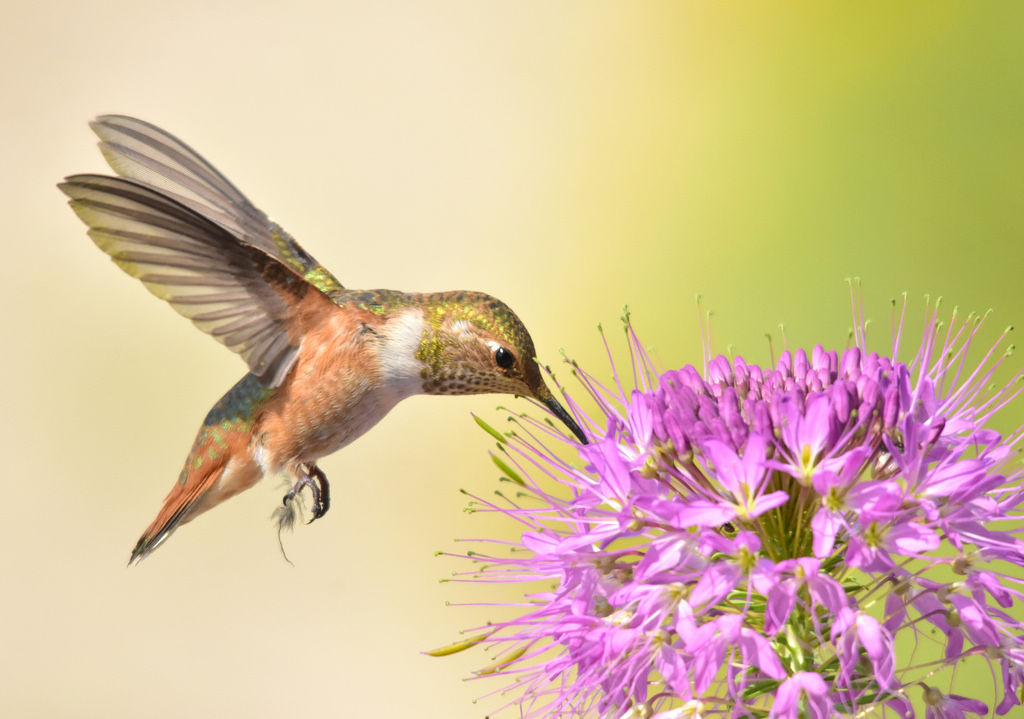
#> input picture experimental/ImageProcessingWithPython/Capitulo1/img/humming.png, 1024 x 719 px
$ python bocetos.py
#> lines starting #> are read from the running program, lines starting #| are printed output that depends on the picture; after the words box and inside, x2 and y2 are one past the last pixel; in counts of white or black regions, pixels touching at a corner belong together
import numpy as np
from skimage.io import imread
from skimage.color import rgb2gray
from skimage import util
from skimage import img_as_float
import matplotlib.pylab as plt
#from medpy.filter.smoothing import anisotropic_diffusion
from skimage.filters import gaussian, threshold_otsu

# Min y Max en una imagen
def normalize(img):
    return (img-np.min(img))/(np.max(img)-np.min(img))

 # Extrae bordes de una imagen
def sketch(img, edges):
    output = np.multiply(img, edges)
    output[output>1]=1
    output[edges==1]=1
    return output

# [7 lines of commented-out code are left out]

def sketch_with_dodge(img):
    orig = img
    blur = gaussian(util.invert(img), sigma=20)
    result = blur / util.invert(orig)
    result[result>1] = 1
    result[orig==1] = 1
    return result

def edges_with_dodge2(img):
    img_blurred = gaussian(util.invert(img), sigma=5)
    output = np.divide(img, util.invert(img_blurred) + 0.001)
    output = normalize(output)
    thresh = threshold_otsu(output)
    output = output > thresh
    return output

def edges_with_DOG(img, k = 200, gamma = 1):
    sigma = 0.5
    output = gaussian(img, sigma=sigma) - gamma*gaussian(img, \
    sigma=k*sigma)
    output[output > 0] = 1
    output[output < 0] = 0
    return output

im = imread('img/humming.png')
#> im is the input picture: shape (719, 1024, 3); mean R, G, B 213.6, 189.4, 153.5
img = rgb2gray(im)
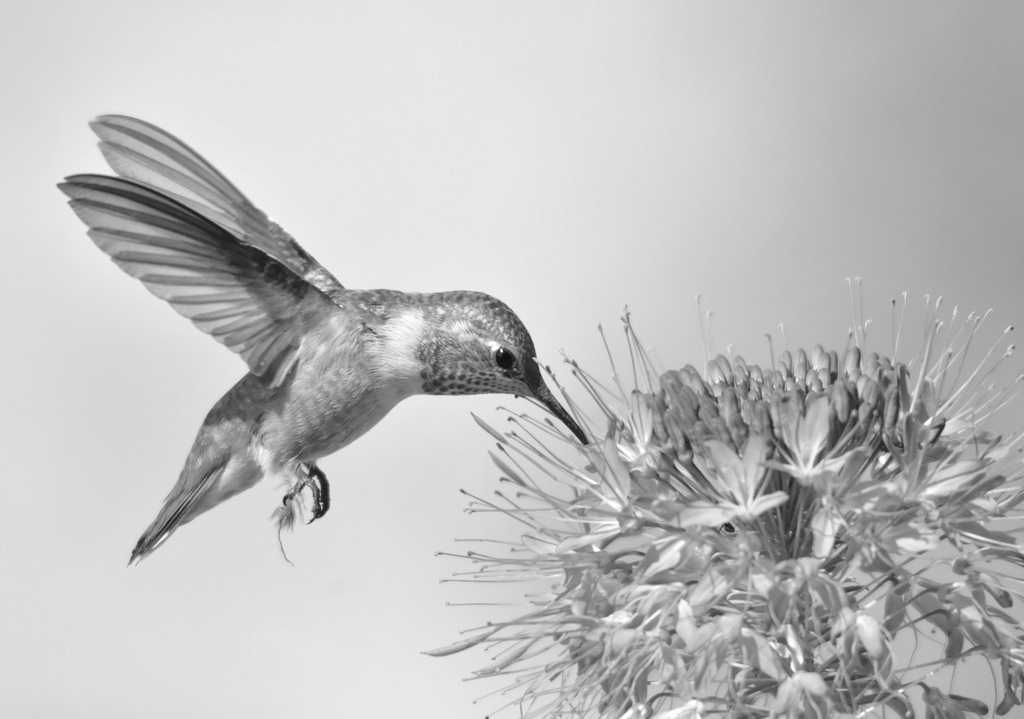
#> img: shape (719, 1024) float64; min 0.0535, max 1, mean 0.753

imgf = edges_with_dodge2(img)
#> in edges_with_dodge2, `img_blurred = gaussian(util.invert(img), sigma=5)`:
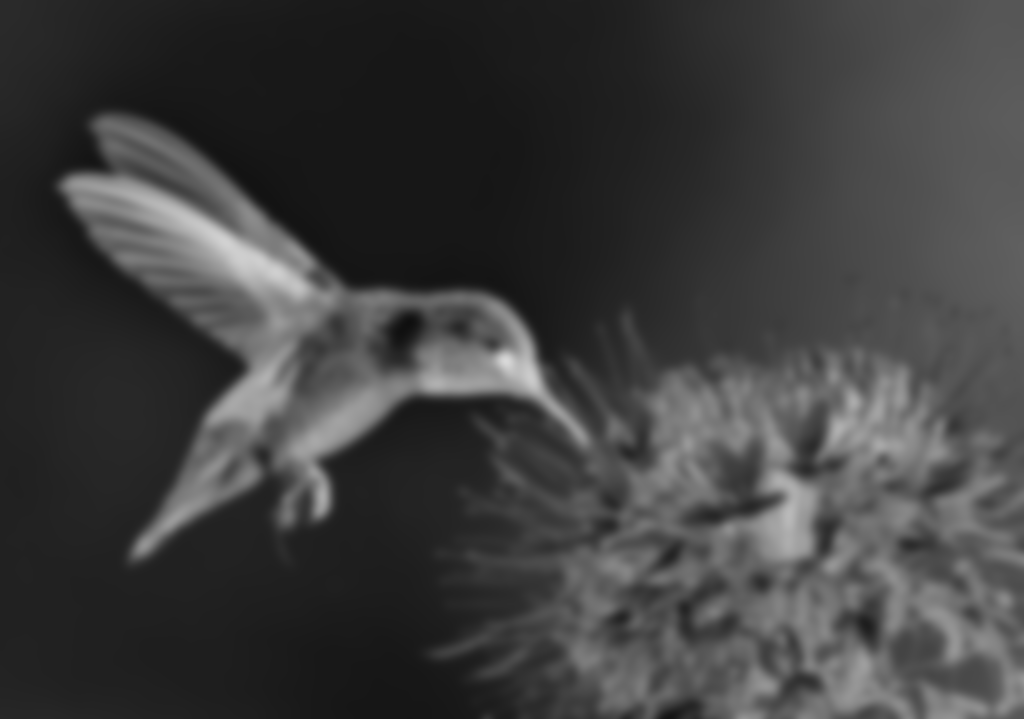
#> img_blurred: shape (719, 1024) float64; min 0.0606, max 0.849, mean 0.247
#> in edges_with_dodge2, `output = np.divide(img, util.invert(img_blurred) + 0.001)`:
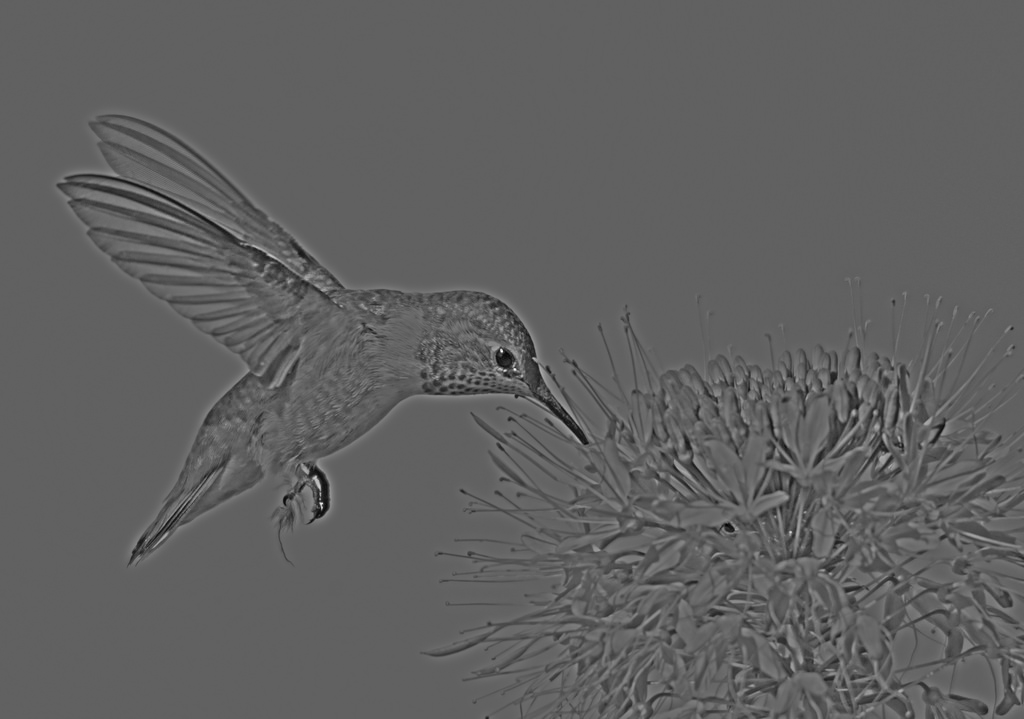
#> output: shape (719, 1024) float64; min 0.158, max 2.36, mean 0.995; drawn with min black and max white
#> in edges_with_dodge2, `thresh = threshold_otsu(output)`: thresh = 0.338
#> in edges_with_dodge2, `output = output > thresh`:
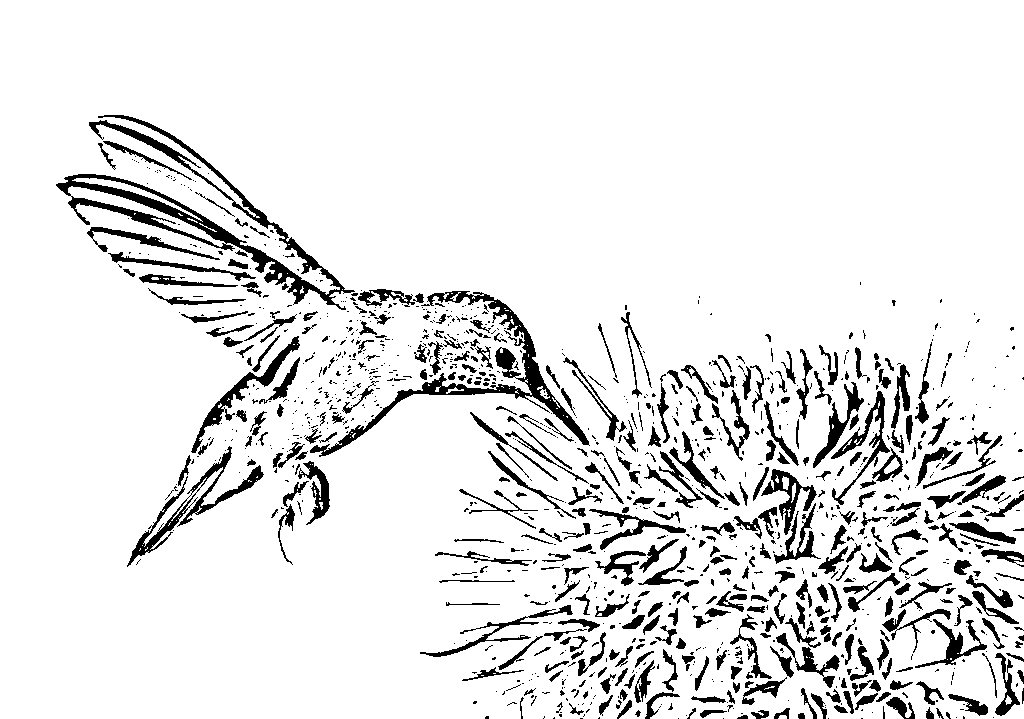
#> output: shape (719, 1024) bool; 90.4% white; 1175 black regions (775 under 20 px), largest, box (x1, y1, x2, y2) and area: (56, 115, 355, 310) 7126, (310, 291, 590, 457) 4566, (127, 446, 264, 567) 2064

plt.subplot(111)
plt.imshow(imgf, cmap='gray')
plt.axis('off')
plt.title('Boceto', size=10)

plt.show()

$ run again, with experimental/ImageProcessingWithPython/Capitulo1/img/flowers.png copied over experimental/ImageProcessingWithPython/Capitulo1/img/humming.png
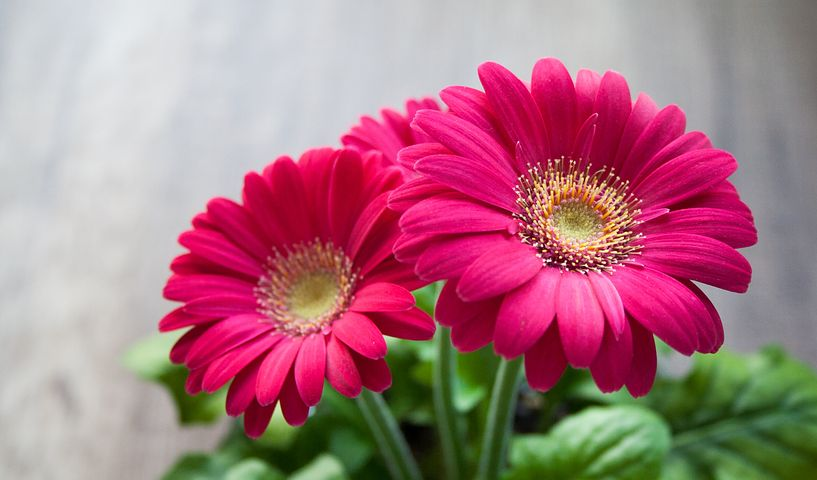
#> input picture experimental/ImageProcessingWithPython/Capitulo1/img/flowers.png, 817 x 480 px
#> im is the input picture: shape (480, 817, 3); mean R, G, B 171, 118.4, 130.3
#> in edges_with_dodge2, `output = np.divide(img, util.invert(img_blurred) + 0.001)`:
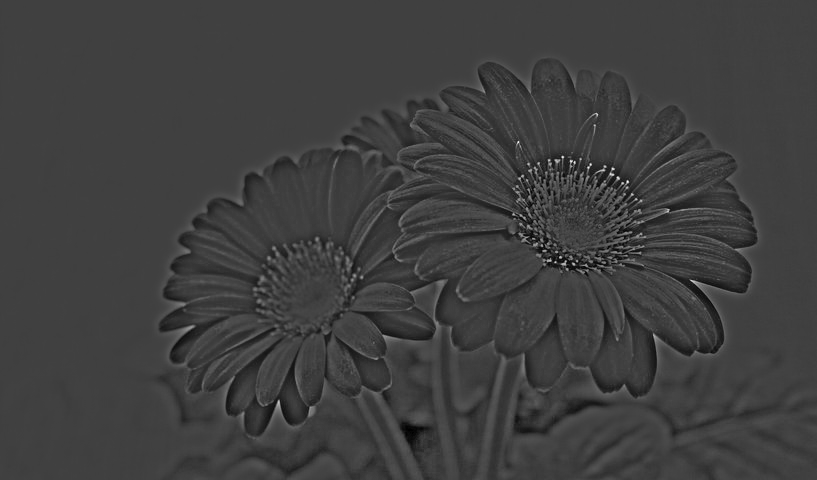
#> output: shape (480, 817) float64; min 0, max 3.95, mean 0.985; drawn with min black and max white
#> thresh = 0.221
#> in edges_with_dodge2, `output = output > thresh`:
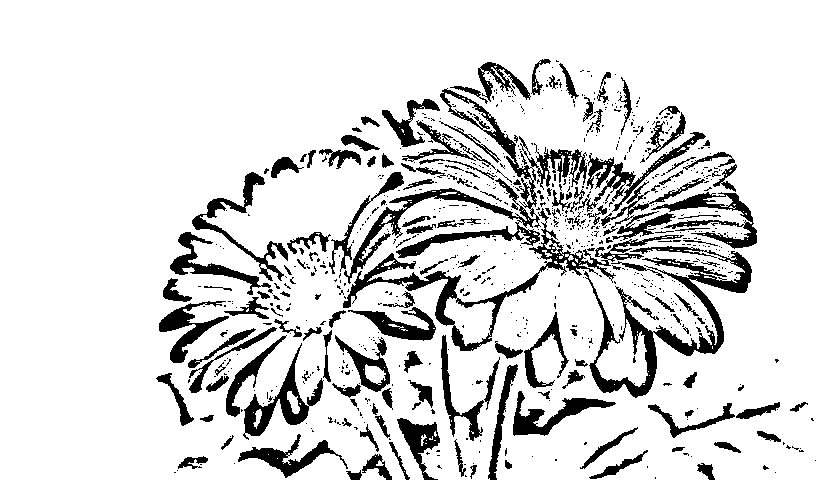
#> output: shape (480, 817) bool; 85.8% white; 817 black regions (665 under 20 px), largest, box (x1, y1, x2, y2) and area: (344, 88, 587, 284) 5747, (584, 246, 752, 398) 5312, (343, 208, 684, 351) 4360
